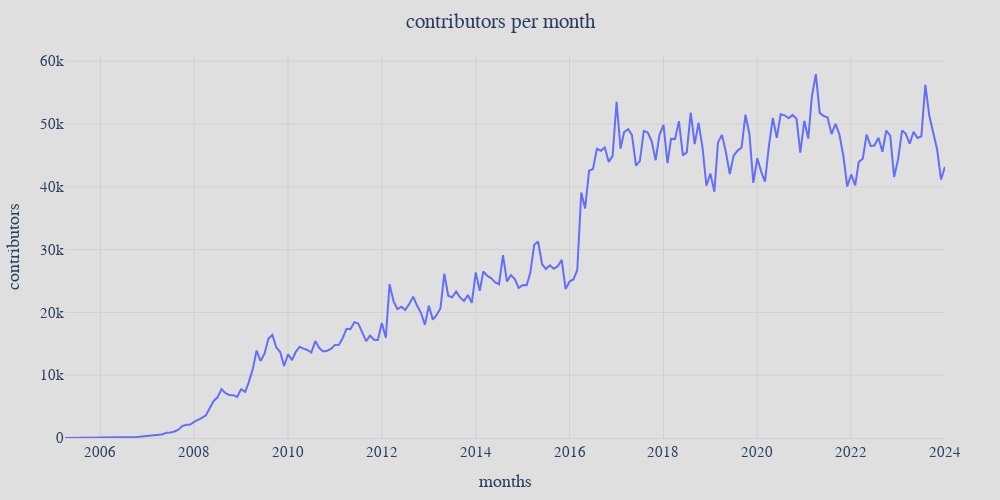

This figure's notebook cell:
### Code cell
plot_config = get_plot_config("general_contributor_count_monthly", "contributors per month", "months", "contributors")
save_plot_config(plot_config)
show_plot(plot_config)

### Figure 1 — Plotly figure (JSON) as saved in the notebook; plotly's stock layout.template omitted (floating-point values rounded to 4 significant figures; data arrays with more than 128 entries replaced by an {"elided": "..."} marker saying what was removed)
{"data": [{"hovertemplate": "%{x}<br>%{y:,} contributors", "mode": "lines", "name": "", "type": "scatter", "x": {"elided": "226 str values"}, "y": {"elided": "226 int values"}}], "layout": {"autosize": false, "font": {"family": "Times", "size": 15}, "height": 500, "margin": {"b": 55, "l": 55, "r": 55, "t": 55}, "paper_bgcolor": "#dfdfdf", "plot_bgcolor": "#dfdfdf", "title": {"text": "contributors per month", "x": 0.5, "xanchor": "center"}, "width": 1000, "xaxis": {"gridcolor": "#d1d1d1", "linecolor": "#d1d1d1", "title": {"text": "months"}}, "yaxis": {"gridcolor": "#d1d1d1", "rangemode": "tozero", "title": {"text": "contributors"}}}}
